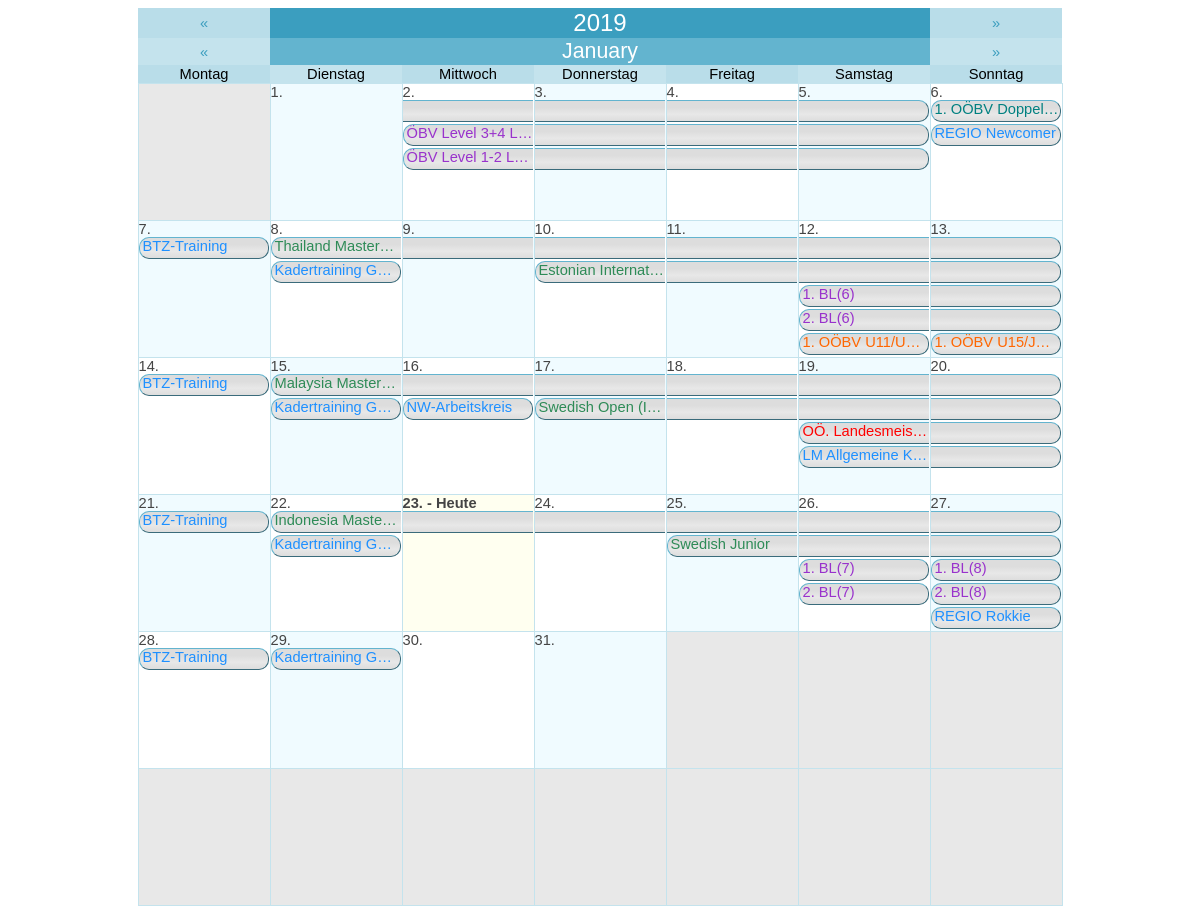
The app's page /graphic_calendar.php, older data.
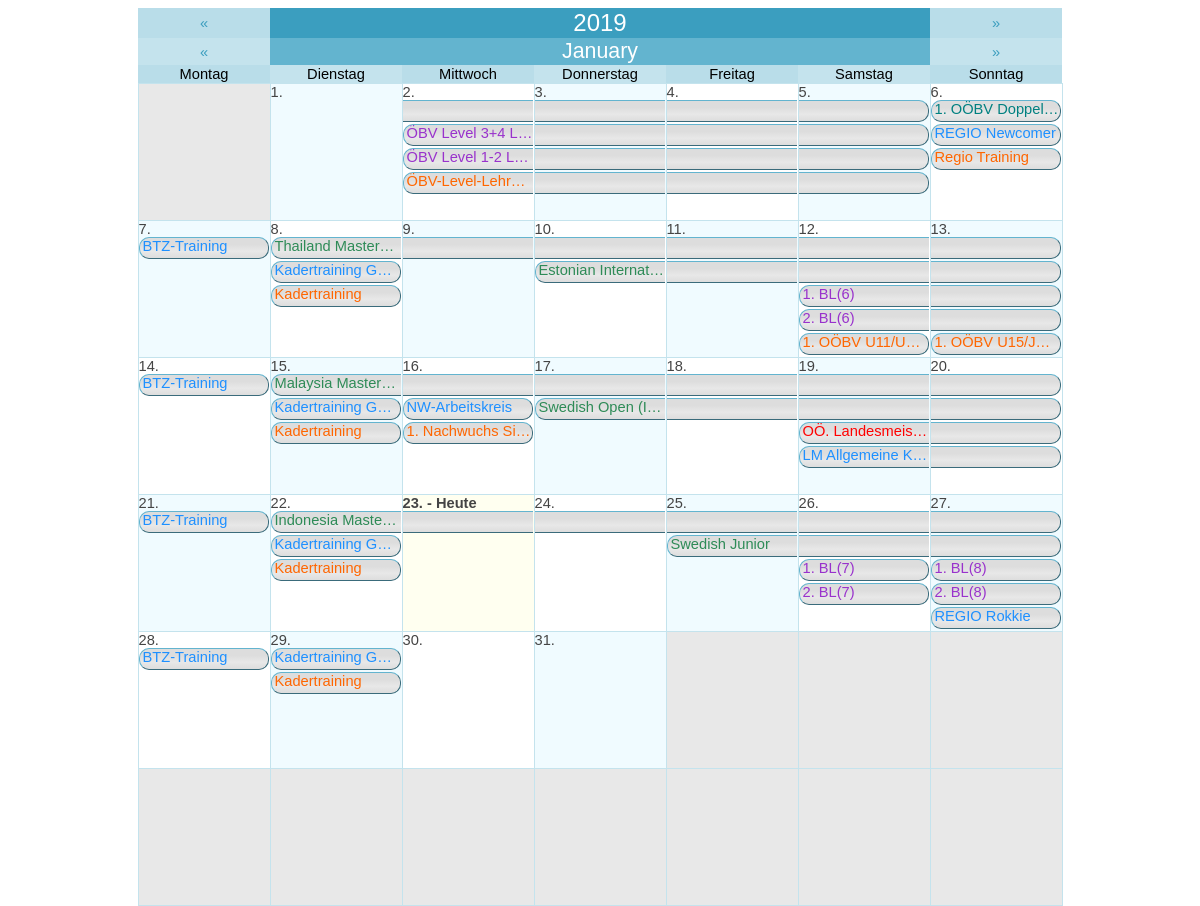
The same page, newer data.
### tables this page shows
CREATE TABLE `agenda` (
  `id` int(11) NOT NULL AUTO_INCREMENT,
  `title` varchar(255) NOT NULL,
  `description` text NOT NULL,
  `date_begin` date NOT NULL,
  `date_end` date NOT NULL,
  `isTimespan` tinyint(1) NOT NULL,
  `location` varchar(255) NOT NULL,
  `time_start` time NOT NULL,
  `time_end` time NOT NULL,
  `category` varchar(20) NOT NULL,
  `participant` varchar(255) NOT NULL,
  `responsible` varchar(255) NOT NULL,
  `additional_info` text NOT NULL,
  PRIMARY KEY (`id`)
);

CREATE TABLE `zentralausschreibungen` (
  `id` int(11) NOT NULL AUTO_INCREMENT,
  `size` varchar(10) NOT NULL,
  `category` varchar(200) NOT NULL,
  `title_line1` varchar(255) NOT NULL,
  `title_line2` varchar(255) NOT NULL,
  `date_begin` date NOT NULL,
  `date_end` date NOT NULL,
  `act_timespan` int(11) NOT NULL,
  `act_verein` tinyint(1) NOT NULL,
  `verein` varchar(255) NOT NULL,
  `act_uhrzeit` tinyint(1) NOT NULL,
  `uhrzeit` varchar(255) NOT NULL,
  `act_auslosung` tinyint(1) NOT NULL,
  `auslosung` varchar(255) NOT NULL,
  `act_hallenname` tinyint(1) NOT NULL,
  `hallenname` varchar(255) NOT NULL,
  `act_anschrift_halle` tinyint(1) NOT NULL,
  `anschrift_halle` varchar(255) NOT NULL,
  `act_anzahl_felder` tinyint(1) NOT NULL,
  `anzahl_felder` varchar(50) NOT NULL,
  `act_turnierverantwortlicher` tinyint(1) NOT NULL,
  `turnierverantwortlicher` varchar(255) NOT NULL,
  `act_oberschiedsrichter` tinyint(1) NOT NULL,
  `oberschiedsrichter` varchar(255) NOT NULL,
  `act_telefon` tinyint(1) NOT NULL,
  `telefon` varchar(30) NOT NULL,
  `act_anmeldung_online` tinyint(1) NOT NULL,
  `anmeldung_online` varchar(255) NOT NULL,
  `act_anmeldung_email` tinyint(1) NOT NULL,
  `anmeldung_email` varchar(255) NOT NULL,
  `act_nennungen_email` tinyint(1) NOT NULL,
  `nennungen_email` varchar(255) NOT NULL,
  `act_nennschluss` tinyint(1) NOT NULL,
  `nennschluss` date NOT NULL,
  `act_zusatzangaben` tinyint(1) NOT NULL,
  `zusatzangaben` varchar(255) NOT NULL,
  `location` varchar(255) NOT NULL,
  PRIMARY KEY (`id`)
);

### data/mysql.lib.php (called while the page is built, shortened)
<?php
class MySQL
{
    private static $sqlConnectionLink;
    public static function SetSQLLink($link)
    {
        self::$sqlConnectionLink = $link;
    }
    private static function GetParamTypeList($paramTypeList,$paramAmt)
    {
        if(substr($paramTypeList,0,1) == "@")
        {
            $broadcastType = str_replace("@","",$paramTypeList);
            $mySQLParamTypes = '';
            for($i=0;$i<$paramAmt;$i++) $mySQLParamTypes .= $broadcastType;
        }
        else
        {
            if($paramAmt == strlen($paramTypeList) OR ($paramTypeList == "" AND $paramAmt == -1)) $mySQLParamTypes = $paramTypeList;
            else die("<b>Not enought parameters provided!</b> <br> <b>Provided: </b> ".strlen($paramTypeList)." <br><b>Required:</b> $paramAmt");
        }
        return $mySQLParamTypes;
    }
    public static function Row($sqlStatement,$parameterTypes="", &...$sqlParameters)
    {
        $parameterAmount = func_num_args() - 2;
        $parameterTypeList = self::GetParamTypeList($parameterTypes,$parameterAmount);
        $stmt = self::$sqlConnectionLink->prepare($sqlStatement);
        if($parameterTypes != "") call_user_func_array(array($stmt, "bind_param"), array_merge(array($parameterTypeList), $sqlParameters));
        $stmt->execute();
        $result = $stmt->get_result();
        $row = $result->fetch_array();
        return $row;
    }
    public static function Cluster($sqlStatement,$parameterTypes="", &...$sqlParameters)
    {
        $rowArray = array();
        $parameterAmount = func_num_args() - 2;
        $parameterTypeList = self::GetParamTypeList($parameterTypes,$parameterAmount);
        $stmt = self::$sqlConnectionLink->prepare($sqlStatement);
        if($parameterTypes != "") call_user_func_array(array($stmt, "bind_param"), array_merge(array($parameterTypeList), $sqlParameters));
        $stmt->execute();
        $result = $stmt->get_result();
        while($row = $result->fetch_assoc()) array_push($rowArray,$row);
        return $rowArray;
    }
}
?>

### data/setting.lib.php (called while the page is built, shortened)
<?php
class Setting
{
    private static $sqlConnectionLink;
    public static function SetSQLLink($link)
    {
        self::$sqlConnectionLink = $link;
    }
    public static function Get($setting)
    {
        $stmt = self::$sqlConnectionLink->prepare("SELECT value FROM settings WHERE setting = ?");
        $stmt->bind_param('s', $setting);
        $stmt->execute();
        $result = $stmt->get_result();
        $value = $result->fetch_array();
        switch($value[0])
        {
            case 'true':    return true;
            default:        return $value[0];
        }
    }
}
?>

### graphic_calendar.php (the view, shortened to what the rows shown need)
<?php
    echo '
        <!DOCTYPE html>
        <html>
            <head>
                ';
                require("headerlinks.php");
                echo '
                <!--
                <link rel="stylesheet" href="https://use.fontawesome.com/releases/v5.3.1/css/all.css">
                <link rel="stylesheet" type="text/css" href="/css/style.css">
                <link rel="stylesheet" href="https://cdnjs.cloudflare.com/ajax/libs/font-awesome/4.7.0/css/font-awesome.min.css">
                <meta charset="utf-8">
                -->
            </head>
            <body>
                <div class="iframe_content" style="height: 600px;">
    ';
    $dateok = false;
    if (!$dateok)
    {
        $mo = date('m');
        $da = date('d');
        $yr = date('Y');
    }
    $offset = date('w', mktime(0,0,0,$mo,1,$yr));
    $nd = date('d', mktime(0,0,0,$mo+1,0,$yr));
    $days = array();
    for ($i=0;$i<=42;$i++) $days[$i]['out']= '&nbsp;';
    $j=1;
    for ($i=$offset;$i<=($offset+$nd-1);$i++)
    {
        $day = $j++;
        $date = $yr.'-'.str_pad($mo,2,0,STR_PAD_LEFT).'-'.str_pad($day,2,0,STR_PAD_LEFT);
        $days[$i]['out']= $day.'.';
        $days[$i]['dat']= $date;
    }
    $redirEx = '';
    echo '
        <center>
            <table class="calendar_table">
            <tr>
                <td colspan="1"><a href="?day='.date('Y-m-d', mktime(0,0,0,$mo,$da,$yr-1)).$redirEx.'">&laquo;</a></td>
                <td colspan="5"><b>'.$yr.'</b></td>
                <td colspan="1"><a href="?day='.date('Y-m-d', mktime(0,0,0,$mo,$da,$yr+1)).$redirEx.'">&raquo;</a></td>
            </tr>
            <tr>
                <td colspan="1"><a href="?day='.date('Y-m-d', mktime(0,0,0,$mo,0,$yr)).$redirEx.'">&laquo;</a></td>
                <td colspan="5"><b>'.str_replace('Mrz','M&auml;rz',SReplace(strftime("%B",strtotime($yr.'-'.$mo.'-'.$da)))).'</b></td>
                <td colspan="1"><a href="?day='.date('Y-m-d', mktime(0,0,0,$mo+1,1,$yr)).$redirEx.'">&raquo;</a></td>
            </tr>
            <tr>
                <td>Montag</td>
                <td>Dienstag</td>
                <td>Mittwoch</td>
                <td>Donnerstag</td>
                <td>Freitag</td>
                <td>Samstag</td>
                <td>Sonntag</td>
            </tr>
    ';
    $cntr = 1;
    $sqlExtension = '';
    $thisMontAndYear = $yr.'-'.str_pad($mo,2,0,STR_PAD_LEFT).'-%';
    $zaTSMonthCluster = MySQL::Cluster("SELECT * FROM zentralausschreibungen WHERE act_timespan = '1' $sqlExtension AND (date_begin LIKE ? OR date_end LIKE ?)",'ss',$thisMontAndYear,$thisMontAndYear);
    $zaSiMonthCluster = MySQL::Cluster("SELECT * FROM zentralausschreibungen WHERE act_timespan = '0' $sqlExtension AND date_begin LIKE ?",'s',$thisMontAndYear);
    $agTSMonthCluster = MySQL::Cluster("SELECT * FROM agenda WHERE isTimespan = '1' $sqlExtension AND (date_begin LIKE ? OR date_end LIKE ?) ",'ss',$thisMontAndYear,$thisMontAndYear);
    $agSiMonthCluster = MySQL::Cluster("SELECT * FROM agenda WHERE isTimespan = '0' $sqlExtension AND date_begin LIKE ?",'s',$thisMontAndYear);
    $categoryColor = array(
    "Landesmeisterschaft" => Setting::Get("ColorLandesmeisterschaft"),
    "Doppelturnier" => Setting::Get("ColorDoppelturnier"),
    "Nachwuchs" => Setting::Get("ColorNachwuchs"),
    "SchuelerJugend" => Setting::Get("ColorSchuelerJugend"),
    "Senioren" => Setting::Get("ColorSenioren"),
    "Training" => Setting::Get("ColorTraining"),
    "OEBVInternational" => Setting::Get("ColorOEBVInternational"),
    "OEBV" => Setting::Get("ColorOEBV"),
    "LV" => Setting::Get("ColorLV"));
    $designDataGrid = array_fill(0,31,array(NULL,NULL,NULL,NULL,NULL,NULL));
    for($ddg = 0 ; $ddg < 31 ; $ddg++)
    {
        foreach($zaTSMonthCluster AS $dateData)
        {
            $datePartsBegin = explode('-',$dateData['date_begin']);
            $datePartsEnd = explode('-',$dateData['date_end']);
            if($datePartsBegin[2] == $ddg + 1)
            {
                $timespan =  $datePartsEnd[2] - $datePartsBegin[2] + 1;
                for($lctr = 5 ; $lctr >= 0 ; $lctr--)
                {
                    $layerValid = true;
                    for($ldctr = 0 ; $ldctr < $timespan ; $ldctr++) if($designDataGrid[$ddg + $ldctr][$lctr] != NULL) $layerValid = false;
                    if($layerValid) $layer = $lctr;
                }
                for($dctr = 0 ; $dctr < $timespan ; $dctr++) $designDataGrid[$ddg + $dctr][$layer] = 'ZA-'.$dateData['id'];
            }
        }
        foreach($agTSMonthCluster AS $dateData)
        {
            $datePartsBegin = explode('-',$dateData['date_begin']);
            $datePartsEnd = explode('-',$dateData['date_end']);
            if($datePartsBegin[2] == $ddg + 1)
            {
                $timespan =  $datePartsEnd[2] - $datePartsBegin[2] + 1;
                for($lctr = 5 ; $lctr >= 0 ; $lctr--)
                {
                    $layerValid = true;
                    for($ldctr = 0 ; $ldctr < $timespan ; $ldctr++) if($designDataGrid[$ddg + $ldctr][$lctr] != NULL) $layerValid = false;
                    if($layerValid) $layer = $lctr;
                }
                for($dctr = 0 ; $dctr < $timespan ; $dctr++) $designDataGrid[$ddg + $dctr][$layer] = 'AG-'.$dateData['id'];
            }
        }
        foreach($zaSiMonthCluster AS $dateData)
        {
            $datePartsBegin = explode('-',$dateData['date_begin']);
            if($datePartsBegin[2] == $ddg + 1)
            {
                for($lctr = 5 ; $lctr >= 0 ; $lctr--)
                {
                    $layerValid = true;
                    if($designDataGrid[$ddg][$lctr] != NULL) $layerValid = false;
                    if($layerValid) $layer = $lctr;
                }
                $designDataGrid[$ddg][$layer] = 'ZA-'.$dateData['id'];
            }
        }
        foreach($agSiMonthCluster AS $dateData)
        {
            $datePartsBegin = explode('-',$dateData['date_begin']);
            if($datePartsBegin[2] == $ddg + 1)
            {
                for($lctr = 5 ; $lctr >= 0 ; $lctr--)
                {
                    $layerValid = true;
                    if($designDataGrid[$ddg][$lctr] != NULL) $layerValid = false;
                    if($layerValid) $layer = $lctr;
                }
                $designDataGrid[$ddg][$layer] = 'AG-'.$dateData['id'];
            }
        }
    }
    for($lctr = 0 ; $lctr < 5 ; $lctr++)
    {
        for($ddg = 0 ; $ddg < 31 ; $ddg++) if($designDataGrid[$ddg][$lctr] != NULL) $lastLayer =  $lctr;
    }
    for ($i=1;$i<=6;$i++)
    {
        echo '<tr>';
        for ($j=1;$j<=7;$j++)
        {
            $curr = $cntr++;
            $accent = ($days[$curr]['dat'] == "") ? 'blank' : (($curr % 2 == 0) ? 'accent1' : 'accent2');
            $style = (date("Y-m-d") == $days[$curr]['dat']) ? 'bold' : 'normal';
            $today = (date("Y-m-d") == $days[$curr]['dat']) ? 'today' : '';
            $selectStyle = (isset($_GET['datum']) AND $_GET['datum']==$days[$curr]['dat']) ? 'selected' : '';
            echo '
                <td class="'.$selectStyle.' '.$accent.' '.$today.'" style="font-weight: '.$style.'">
                <span>'.$days[$curr]['out'].' '.((date("Y-m-d") == $days[$curr]['dat']) ? ' - Heute' : '').'</span>
            ';
            $curDate = $days[$curr]['dat'];
            $dayNow = intval(str_replace('.','',$days[$curr]['out']));
            echo '<table class="cellContentData">';
            for($dctr = 0 ; $dctr <= $lastLayer ; $dctr++)
            {
                $dataParts = explode("-",$designDataGrid[$dayNow - 1][$dctr]);
                if($dataParts[0] == "ZA" OR $dataParts[0] == "AG")
                {
                    if($dataParts[0] == "ZA")
                    {
                        $calData = MySQL::Row("SELECT *,CONCAT_WS(' ',title_line1,title_line2) AS displayTitle FROM zentralausschreibungen WHERE id = ?",'i',$dataParts[1]);
                        $displayTitle = '';
                        if($calData['act_timespan'])
                        {
                            if($curDate == $calData['date_begin'])
                            {
                                $cellStyle = "timespanStart";
                                $displayTitle = $calData['displayTitle'];
                            }
                            else if($curDate == $calData['date_end'])
                            {
                                $cellStyle = "timespanEnd";
                            }
                            else
                            {
                                $cellStyle = "timespanMiddle";
                                $dateModalInfo = '';
                            }
                        }
                        else
                        {
                            $cellStyle = "timespanSingle";
                            $displayTitle = $calData['displayTitle'];
                        }
                    }
                    if($dataParts[0] == "AG")
                    {
                        $calData = MySQL::Row("SELECT *,title AS displayTitle FROM agenda WHERE id = ?",'i',$dataParts[1]);
                        $displayTitle = '';
                        if($calData['isTimespan'])
                        {
                            if($curDate == $calData['date_begin'])
                            {
                                $cellStyle = "timespanStart";
                                $displayTitle = $calData['displayTitle'];
                            }
                            else if($curDate == $calData['date_end'])
                            {
                                $cellStyle = "timespanEnd";
                            }
                            else
                            {
                                $cellStyle = "timespanMiddle";
                            }
                        }
                        else
                        {
                            $cellStyle = "timespanSingle";
                            $displayTitle = $calData['displayTitle'];
                        }
                    }
                    echo '
                        <tr>
                            <td>
                                <a href="#calenderInfo'.$designDataGrid[$dayNow - 1][$dctr].'" style="text-decoration:none;">
                                    <div id="'.$cellStyle.'" style="color: '.(($calData['category']!="") ? $categoryColor[$calData['category']] : '#000000').';">'.$displayTitle.'</div>
                                </a>
                            </td>
                        </tr>
                    ';
                }
                else echo '<tr><td></td></tr>';
            }
            echo '</table>';
            echo'
                </td>
            ';
        }
        echo '</tr>';
    }
    echo '
            </table>
        </center>
    ';
    echo '
                </div>
            </body>
        </html>
    ';
?>

Row changes from the older to the newer data that the page shows:
added agenda: title "ÖBV-Level-Lehr…", category "Nachwuchs" (drawn)
added agenda: title "Regio Training", category "Nachwuchs" (drawn), shown under "6."
added agenda: title "Kadertraining", category "Nachwuchs" (drawn), shown under "8."
added agenda: title "Kadertraining", category "Nachwuchs" (drawn), shown under "15."
added agenda: title "1. Nachwuchs Si…", category "Nachwuchs" (drawn), shown under "16."
added agenda: title "Kadertraining", category "Nachwuchs" (drawn), shown under "22."
added agenda: title "Kadertraining", category "Nachwuchs" (drawn), shown under "29."
